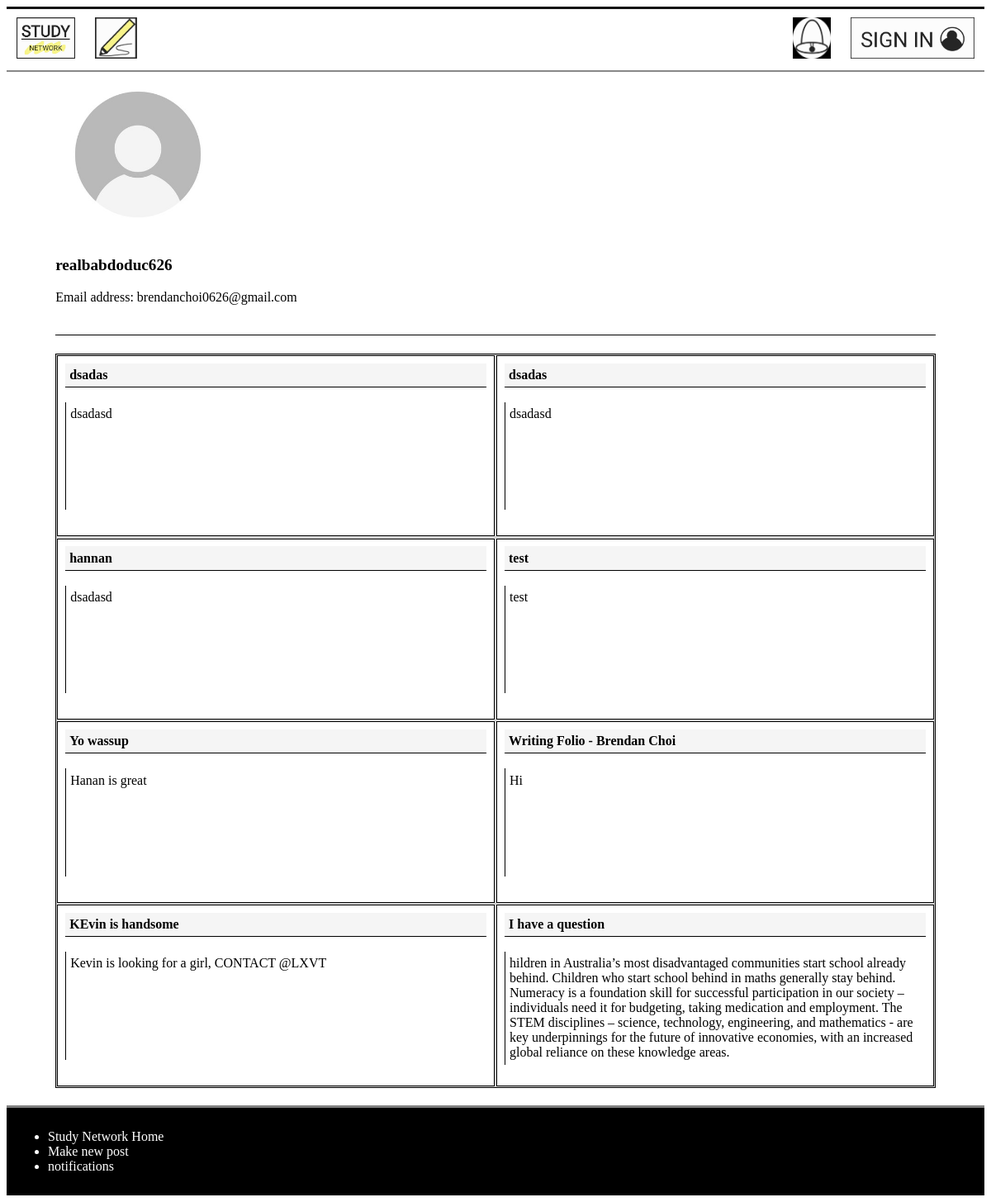
The app's page /profile/6, older data.
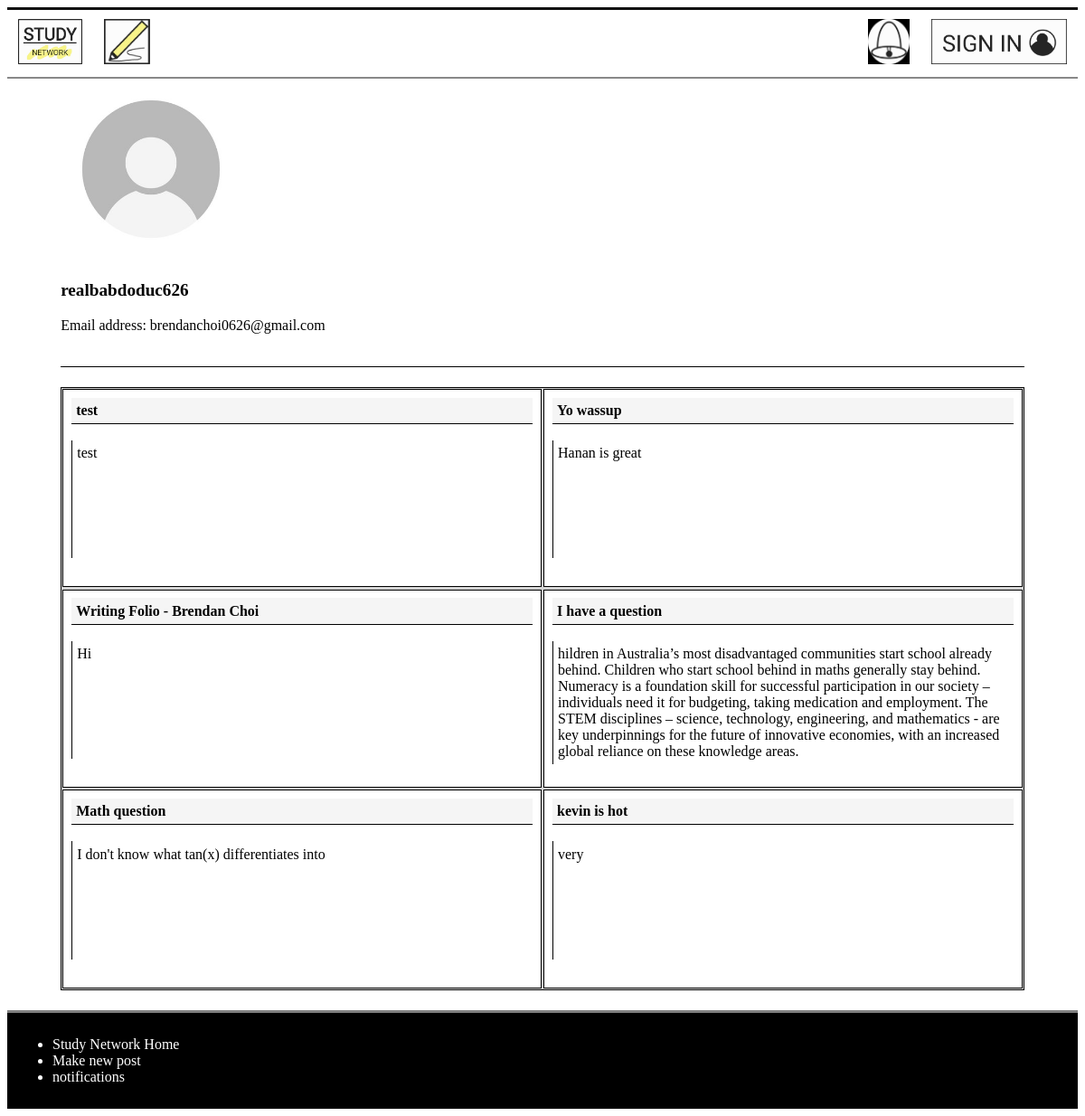
The same page, newer data.
### models.py (models this page shows)
class User(db.Model):
    __tablename__ = 'User'
    id = db.Column(db.Integer, primary_key=True)
    username = db.Column(db.Text)
    email = db.Column(db.Text)
    password = db.Column(db.Text)
    user_post = db.relationship('Post', back_populates='post_user')
    notifications_user = db.relationship('Notification', back_populates='users_notification')
    users = db.relationship('Comment', back_populates='post')

class Post(db.Model):
    __tablename__ = 'Post'
    id = db.Column(db.Integer, primary_key=True)
    title = db.Column(db.Text)
    discussion = db.Column(db.Text)
    date = db.Column(db.Integer)
    comments = db.Column(db.Integer)
    user_id = db.Column(db.Integer, db.ForeignKey('User.id'))
    post_user = db.relationship('User', back_populates='user_post')
    replies_post = db.relationship('Reply', secondary=PostReply, back_populates='posts_reply')
    categories_post = db.relationship('Category', secondary=PostCategory, back_populates='posts_category')
    notifications_post = db.relationship('Notification', back_populates='posts_notification')
    posts = db.relationship('Comment', back_populates='user')

### main.py (the view)
@app.route('/profile/<int:id>')
def profile(id):
    user_info = models.User.query.filter_by(id = id).first_or_404()
    post_info = models.Post.query.filter_by(user_id = id).all()
    if g.logged_in_user:
        logged_in_user_info = models.User.query.filter_by(id = session["logged_in_user"]).first_or_404()
        return render_template('profile.html', user=user_info, post=post_info, loginuser=logged_in_user_info)
    else:
        return render_template('profile.html', user=user_info, post=post_info)

### main.py (called while the page is built)
@app.before_request
def before_request():
    g.logged_in_user = None
    if 'logged_in_user' in session:
        g.logged_in_user = session['logged_in_user']

### templates/profile.html (shortened to what this page needs)
{% extends 'layout.html' %}
{% block content %}
<main>
<div class="personal_info">
<img src="/static/logo/sampleProfile.jpg" alt="profile pic" width="200px" height="200px">
<p class="username"><strong>{{ user.username }}</strong></p>
<p>Email address: {{ user.email }}</p>
</div>
<div class="profile" id="pro">
{% for each_post in post %}
    {% if g.logged_in_user %}
        <p><a href="/delete_post/{{each_post.id}}"><img id=manageProfile src="/static/logo/red X.jpg" alt="click to delete"></a>
            <a class="title" href="/comment/{{each_post.id}}"><strong>{{each_post.title}}</strong></a><br>
        <a class="discussion" href="/comment/{{each_post.id}}">{{each_post.discussion}}</a></p>
    {% else %}
        <p><a class="title" href="/signin"><strong>{{each_post.title}}</strong></a><br>
        <a class="discussion" href="/signin">{{each_post.discussion}}</a></p>
    {% endif %}
{% endfor %}
</div>
</main>
{% endblock %}

### templates/layout.html (shortened to what this page needs)
<!DOCTYPE html>
<html lang="en">
    <head>
        <link rel="stylesheet" href="/static/css/style.css">
    </head>
    <body>
        {% include 'nav.html' %}
        {% block content %}{% endblock %}
        {% include 'footer.html' %}
    </body>
</html>

### templates/nav.html
<nav>
<ul>
    <div class="size_adjust_div">
    <li><a href="/"><img src="/static/logo/Study_network - Copy.jpg" alt="Study Network Home"></a></li>
    <li><a href="/post"><img src="/static/logo/KakaoTalk_20210729_123828148_01.jpg" alt="Post"></a></li>
    {% if g.logged_in_user %}
        <li style = "float:right"><a class="logged_in" href="/profile/{{g.logged_in_user}}"><img src="/static//logo/KakaoTalk_20210802_114208981.jpg" alt="profile"></a></li>
    {% else %}
        <li style = "float:right"></listyle><a class="logged_in" href="/signin"><img src="/static/logo/KakaoTalk_20210802_113545184.jpg" alt="sign in"></a></li>
    {% endif %}
    <li style = "float:right"><a href="/notification"><img src="/static/logo/KakaoTalk_20210729_123828148_02.jpg" alt="notification"></a></li>
    </div>
</ul>
</nav>

### templates/footer.html
<footer>
    <ul>
        <div class="size_adjust_div">
        <li><a href="/">Study Network Home</a></li>
        <li><a href="/post">Make new post</a></li>
        <li><a href="/notification">notifications</a></li>
        </div>
    </ul>
</footer>

### static/css/style.css (style rules this page uses)
a { text-decoration: none; color: #111; }
body main { display: block; max-width: 90%; margin-left: 5%; }
nav ul { list-style-type: none; margin: 0; padding: 0; overflow: hidden; background-color: white; border-bottom: 2px solid #888; border-top: 3px solid #111; width: 100%; }
nav li:not(.logged_in) { float: left; }
nav li a { display: block; color: black; text-align: center; padding: 10px 12px; text-decoration: none; }
nav li a img { width: 100%; height: 50px; }
footer { list-style-type: none; margin: 0; padding: 10px; overflow: hidden; background-color: black; border-top: 3px solid grey; }
footer ul li { color: white; }
footer ul li a { color: white; }
.title { grid-column: 1; grid-row: 1; margin-right: 2%; border-bottom: rgb(160, 160, 160) solid 3px; }
.discussion { grid-row:2; grid-column: 1; min-height: 100px; margin-right: 2%; padding-left: 1%; padding-top:1%; border-left: rgb(252, 229, 128) solid 3px; }
.profile { display: grid; grid-template-columns: 100%; overflow:auto; grid-row: black; border: 1px solid black; background-color: rgb(212, 212, 212); margin: 2% 0; }
.profile p { height: 200px; padding: 1.6666666666%; border: 1px solid black; overflow:scroll; margin: 0.2%; background-color: white; }
.profile p .title { display: block; background-color: whitesmoke; width: 98%; height: auto; margin:0; padding: 1%; color: black; border-bottom: 1px solid black; }
.profile p .discussion { display: block; padding: 1%; width: 98%; height: auto; color: black; min-height: 120px; border-left: 1px black solid; }
.personal_info { border-bottom: 1px solid black; padding-bottom: 20px; }
.username { font-size: larger; }
@media screen and (min-width: 600px) { .profile { grid-template-columns: 50% 50% } }

Row changes from the older to the newer data that the page shows:
removed Post: title "dsadas", discussion "dsadasd"
removed Post: title "dsadas", discussion "dsadasd"
removed Post: title "hannan", discussion "dsadasd"
removed Post: title "KEvin is handsome", discussion "Kevin is looking for a girl, CONTACT @LXVT"
added Post: title "Math question", discussion "I don't know what tan(x) differentiates into"
added Post: title "kevin is hot", discussion "very"
